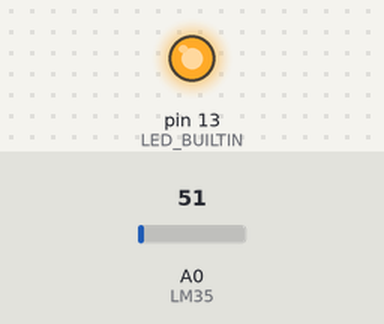
Bench run of a sketch on a simulated Arduino Uno, built with avr-gcc and run on an emulated ATmega328P. Parts: output pins drawn as LEDs (lit = HIGH). The inputs (shaded band) are chosen by the test bench; at power-on: A0 (LM35) = 51. What the sketch prints to the serial monitor is not drawn.

Above: at 0.3 s.
Timing chart, 0 to 1.8 s (numbered marks = the images above):
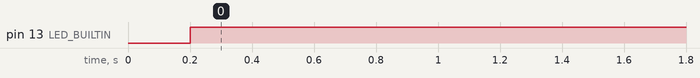

Measured:
- by itself, pin 13 (LED_BUILTIN): LOW → HIGH at 0.20 s

The sketch:

lm35testwemos.ino
```cpp
//Sensor de temperatura usando o LM35

const int LM35 = A0; // Define o pino que lera a saída do LM35
float temperatura; // Variável que armazenará a temperatura medida

//Função que será executada uma vez quando ligar ou resetar o Arduino
void setup() {
Serial.begin(9600); // inicializa a comunicação serial
pinMode(LED_BUILTIN, OUTPUT);
}

//Função que será executada continuamente
void loop() {
temperatura = (float(analogRead(LM35))*5/(1023))/0.01;
Serial.print("Temperatura: ");
Serial.println(temperatura);
delay(200);
digitalWrite(LED_BUILTIN, HIGH);
}
```
